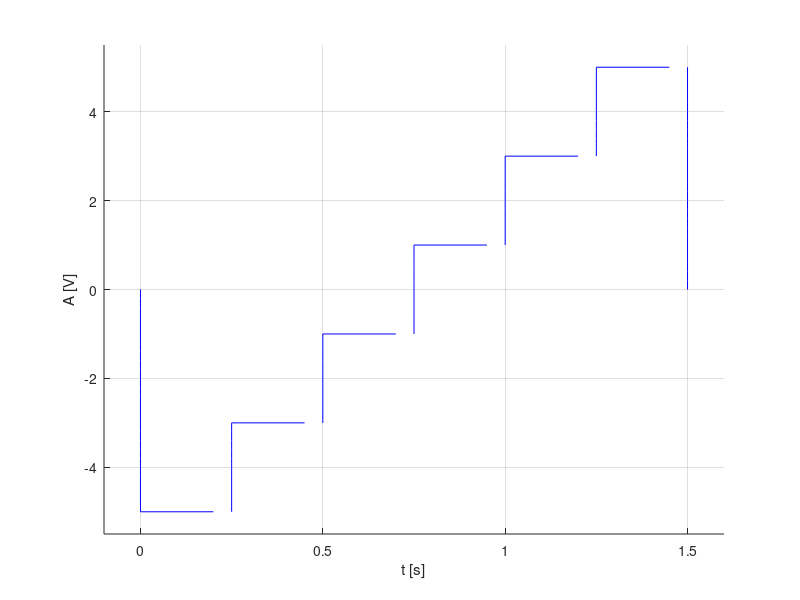

Recreate this plot in MATLAB.
hold on
xlabel('t [s]'),ylabel('A [V]')
%c) nivelurile {-5,-3,-1,1,3,5}
%Rezolutia temporara de 2ms



%y variaza de la 0 la -5
y=0:-0.2:-5;
x=y*0;
plot(x,y,'b')
%nivel -5
x = 0: 0.2: 1/4;
y = -5+0*x;
plot(x, y, 'b'),grid

%x=1/4;y variaza de la -5 la -3
y=-5:0.2:-3;
x=y*0+1/4;
plot(x,y,'b')

%nivel -3
x = 1/4:0.2:1/2;
y=-3+0*x;
plot(x,y,'b')

%x=1/2; y variaza de la -3 la -1
y=-3:0.2:-1;
x=y*0+1/2;
plot(x,y,'b')

%nivel -1
x = 1/2:0.2:3/4;
y=-1+x*0;
plot(x,y,'b')

%x=3/4; y variaza de la -1 la 1
y=-1:0.2:1;
x=y*0+3/4;
plot(x,y,'b')

%nivel 1
x = 3/4:0.2:1;
y=1+x*0;
plot(x,y,'b')

%x=1; y variaza de la 1 la 3;
y=1:0.2:3;
x=y*0+1;
plot(x,y,'b')

%nivel 3
x = 1:0.2:5/4;
y=3+x*0;
plot(x,y,'b')

%x=5/4; y variaza de la 3 la 5
y=3:0.2:5;
x=y*0+5/4;
plot(x,y,'b')

%nivel 5
x = 5/4:0.2:6/4;
y=5+x*0;
plot(x,y,'b')

%x=6/4; y variaza de la 5 la 0
y=5:-0.2:0;
x=y*0+6/4;
plot(x,y,'b')

axis([-0.1 1.6 -5.5 5.5])


%


